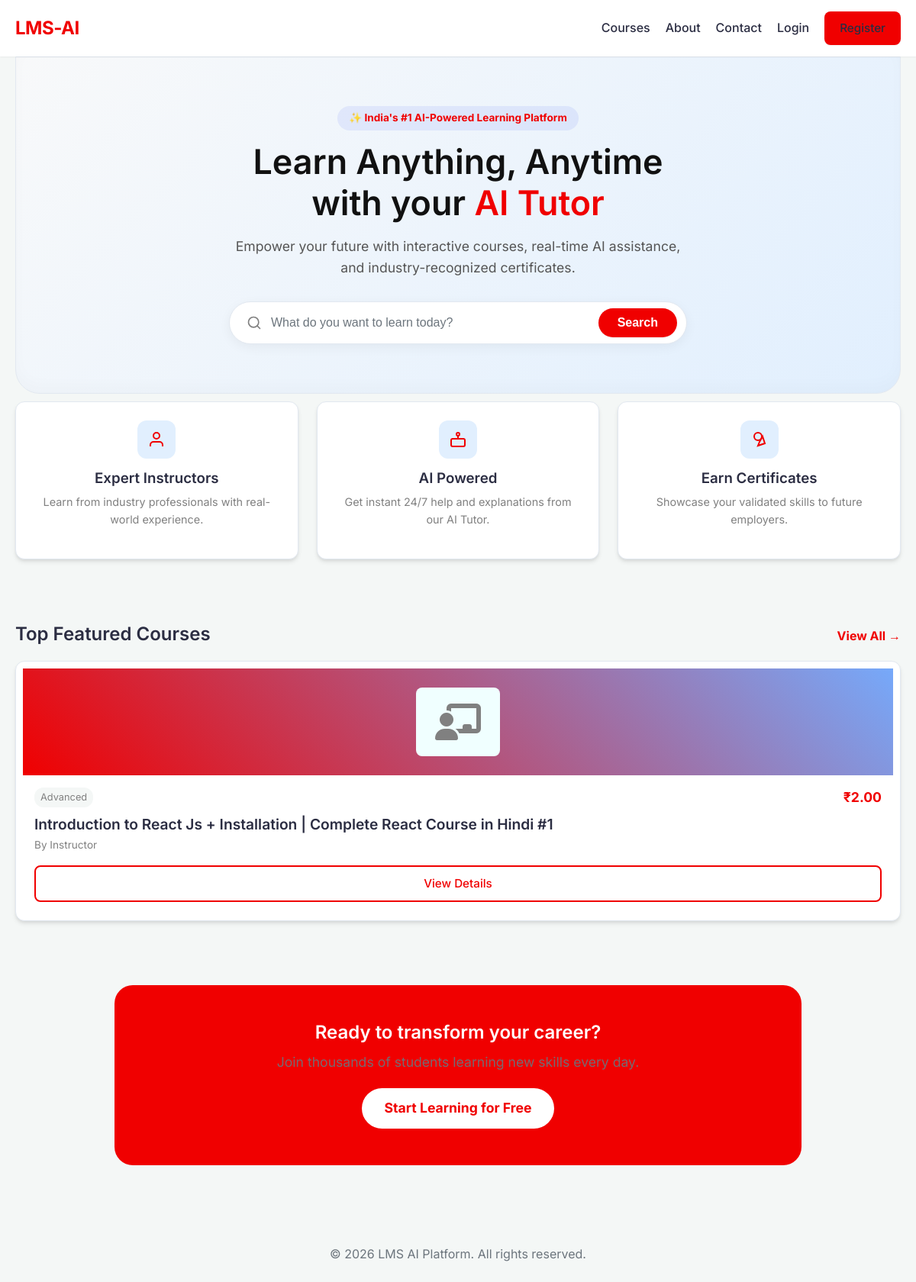
The page / on the database its author committed.
### tables this page shows
CREATE TABLE `courses` (
  `id` int(11) NOT NULL,
  `title` varchar(255) NOT NULL,
  `slug` varchar(255) NOT NULL,
  `description` text DEFAULT NULL,
  `price` decimal(10,2) DEFAULT 0.00,
  `difficulty` enum('Beginner','Intermediate','Advanced') DEFAULT 'Beginner',
  `image` varchar(255) DEFAULT 'default-course.jpg',
  `category_id` int(11) DEFAULT NULL,
  `instructor_id` int(11) DEFAULT NULL,
  `status` enum('Draft','Published') DEFAULT 'Draft',
  `created_at` timestamp NOT NULL DEFAULT current_timestamp(),
  `updated_at` timestamp NOT NULL DEFAULT current_timestamp() ON UPDATE current_timestamp()
);

CREATE TABLE `users` (
  `id` int(11) NOT NULL,
  `name` varchar(100) NOT NULL,
  `email` varchar(150) NOT NULL,
  `password` varchar(255) NOT NULL,
  `reset_token` varchar(100) DEFAULT NULL,
  `reset_token_expires` datetime DEFAULT NULL,
  `created_at` timestamp NOT NULL DEFAULT current_timestamp(),
  `updated_at` timestamp NOT NULL DEFAULT current_timestamp() ON UPDATE current_timestamp(),
  `reset_expires` datetime DEFAULT NULL
);

### includes/functions.php (called while the page is built, shortened)
<?php
function h($string)
{
    return htmlspecialchars($string ?? '', ENT_QUOTES, 'UTF-8');
}
function get_courses($pdo, $search = '', $category = '', $difficulty = '')
{
    $sql = "SELECT c.*, cat.name as category_name, u.name as instructor_name,
            (SELECT COUNT(*) FROM enrollments WHERE course_id = c.id) as enrollment_count
            FROM courses c
            LEFT JOIN categories cat ON c.category_id = cat.id
            LEFT JOIN users u ON c.instructor_id = u.id
            WHERE c.status = 'Published'";
    $params = [];
    $stmt = $pdo->prepare($sql);
    $stmt->execute($params);
    return $stmt->fetchAll();
}

### includes/auth.php (called while the page is built, shortened)
<?php
function is_logged_in()
{
    return isset($_SESSION['user_id']);
}

### index.php (the view, shortened to what this page needs)
<?php
require_once __DIR__ . '/config/app.php';
require_once __DIR__ . '/includes/header.php';
$courses = get_courses($pdo);
?>
<link rel="stylesheet" href="https://cdnjs.cloudflare.com/ajax/libs/font-awesome/6.4.0/css/all.min.css">
<section class="hero text-center">
    <span class="hero-badge">✨ India's #1 AI-Powered Learning Platform</span>
    <h1>Learn Anything, Anytime<br>with your <span style="color: var(--primary-color);">AI Tutor</span></h1>
    <p class="hero-subtitle">Empower your future with interactive courses, real-time AI assistance, and industry-recognized certificates.</p>
    <form action="courses.php" method="GET" class="search-form">
        <div class="search-input-wrapper">
            <input type="text" name="search" placeholder="What do you want to learn today?" class="search-input" value="<?= htmlspecialchars($_GET['search'] ?? '', ENT_QUOTES) ?>">
            <button type="submit" class="btn btn-primary search-btn">Search</button>
        </div>
    </form>
</section>
<section class="features" style="margin-top: -30px; position: relative; z-index: 10;">
    <div class="grid" style="grid-template-columns: repeat(auto-fit, minmax(250px, 1fr));">
        <div class="card text-center">
            <div class="feature-icon">
                <svg width="24" height="24" fill="none" stroke="currentColor" stroke-width="2" viewBox="0 0 24 24">
                    <path d="M20 21v-2a4 4 0 0 0-4-4H8a4 4 0 0 0-4 4v2"></path>
                    <circle cx="12" cy="7" r="4"></circle>
                </svg>
            </div>
            <h3>Expert Instructors</h3>
            <p style="color: gray; font-size: 0.9rem;">Learn from industry professionals with real-world experience.</p>
        </div>
        <div class="card text-center">
            <div class="feature-icon">
                <svg width="24" height="24" fill="none" stroke="currentColor" stroke-width="2" viewBox="0 0 24 24">
                    <rect x="3" y="11" width="18" height="10" rx="2"></rect>
                    <circle cx="12" cy="5" r="2"></circle>
                    <path d="M12 7v4"></path>
                    <line x1="8" y1="16" x2="8" y2="16"></line>
                    <line x1="16" y1="16" x2="16" y2="16"></line>
                </svg>
            </div>
            <h3>AI Powered</h3>
            <p style="color: gray; font-size: 0.9rem;">Get instant 24/7 help and explanations from our AI Tutor.</p>
        </div>
        <div class="card text-center">
            <div class="feature-icon">
                <svg width="24" height="24" fill="none" stroke="currentColor" stroke-width="2" viewBox="0 0 24 24">
                    <path d="M12 15l-2 5l9-3l-3-9z"></path>
                    <circle cx="10" cy="8" r="5"></circle>
                </svg>
            </div>
            <h3>Earn Certificates</h3>
            <p style="color: gray; font-size: 0.9rem;">Showcase your validated skills to future employers.</p>
        </div>
    </div>
</section>
<section class="featured-courses" style="margin-top: 4rem;">
    <div style="display: flex; justify-content: space-between; align-items: flex-end; margin-bottom: 20px;">
        <h2 style="margin: 0;">Top Featured Courses</h2>
        <a href="courses.php" style="color: var(--primary-color); font-weight: bold; text-decoration: none;">View All &rarr;</a>
    </div>
    <div class="grid">
        <?php if (empty($courses)): ?>
            <div style="grid-column: 1 / -1; text-align: center; padding: 40px; background: var(--bg-color); border-radius: var(--radius); color: gray;">
                No courses available right now. Instructors are cooking up something great!
            </div>
        <?php else: ?>
            <?php foreach (array_slice($courses, 0, 3) as $course): ?>
                <div class="card course-card">
                    <div class="course-thumb">
                        <i class='fas fa-chalkboard-teacher' style="font-size: 48px;/* color: var(--bg-color); */padding: 21px 25px;border-radius: 8px;color: gray;background: azure;"></i>
                    </div>
                    <div style="display: flex; justify-content: space-between; align-items: center; margin-bottom: 10px;">
                        <span style="font-size: 0.8rem; background: var(--bg-color); padding: 3px 8px; border-radius: 12px; color: gray;">
                            <?= h($course['difficulty'] ?? 'Beginner') ?>
                        </span>
                        <strong style="color: var(--primary-color); font-size: 1.1rem;">
                            <?= $course['price'] > 0 ? '₹' . h($course['price']) : 'Free' ?>
                        </strong>
                    </div>
                    <h3 style="margin-bottom: 5px; font-size: 1.2rem;"><?= h($course['title']) ?></h3>
                    <p style="font-size: 0.85rem; color: gray; margin-bottom: 15px;">By <?= h($course['instructor_name']) ?></p>
                    <div style="margin-top: auto;">
                        <a href="course-details.php?slug=<?= h($course['slug']) ?>" class="btn btn-outline btn-block text-center">View Details</a>
                    </div>
                </div>
            <?php endforeach; ?>
        <?php endif; ?>
    </div>
</section>
<?php if (!is_logged_in()): ?>
    <section class="cta-section">
        <h2>Ready to transform your career?</h2>
        <p>Join thousands of students learning new skills every day.</p>
        <a href="register.php" class="btn" style="background: white; color: var(--primary-color); font-size: 1.1rem; padding: 12px 30px; border-radius: 30px; font-weight: bold;">Start Learning for Free</a>
    </section>
<?php endif; ?>
<?php require_once __DIR__ . '/includes/footer.php'; ?>

### css/style.css (style rules this page uses)
:root { --primary-color: #4361ee; --primary-hover: #3a56d4; --secondary-color: #ffffff; --bg-color: #f4f7f6; --text-main: #2b2d42; --text-muted: #6c757d; --border-color: #e2e8f0; --success: #10b981; --danger: #ef4444; --warning: #f59e0b; --shadow-sm: 0 1px 2px 0 rgba(0, 0, 0, 0.05); --shadow-md: 0 4px 6px -1px rgba(0, 0, 0, 0.1), 0 2px 4px -1px rgba(0, 0, 0, 0.06); --shadow-lg: 0 10px 15px -3px rgba(0, 0, 0, 0.1), 0 4px 6px -2px rgba(0, 0, 0, 0.05); --radius: 8px; --radius-lg: 12px; --transition: all 0.3s ease; }
* { box-sizing: border-box; margin: 0; padding: 0; }
body { font-family: 'Inter', sans-serif; background-color: var(--bg-color); color: var(--text-main); line-height: 1.6; font-size: 16px; transition: var(--transition); }
a { text-decoration: none; color: var(--primary-color); transition: var(--transition); }
h1, h2, h3, h4, h5, h6 { font-weight: 600; line-height: 1.2; margin-bottom: 0.5rem; color: var(--text-main); }
p { margin-bottom: 1rem; color: var(--text-muted); }
.text-center { text-align: center; }
.btn { padding: 10px 20px; border: none; border-radius: var(--radius); cursor: pointer; display: inline-block; font-weight: 500; text-align: center; transition: var(--transition); font-size: 0.95rem; }
.btn-primary { background: var(--primary-color); color: #fff; box-shadow: var(--shadow-sm); }
.btn-outline { border: 2px solid var(--primary-color); color: var(--primary-color); background: transparent; }
.btn-block { display: block; width: 100%; }
.card { background: var(--secondary-color); padding: 24px; border-radius: var(--radius-lg); box-shadow: var(--shadow-md); margin-bottom: 20px; border: 1px solid var(--border-color); transition: var(--transition); }
.grid { display: grid; grid-template-columns: repeat(auto-fit, minmax(300px, 1fr)); gap: 24px; }
.course-card { display: flex; flex-direction: column; }
.hero { padding: 80px 20px; background: linear-gradient(135deg, var(--secondary-color) 0%, var(--bg-color) 100%); border-radius: var(--radius-lg); margin-bottom: 40px; box-shadow: var(--shadow-sm); border: 1px solid var(--border-color); }
.hero h1 { font-size: 2.5rem; margin-bottom: 15px; }
.search-form { display: flex; justify-content: center; margin-top: 30px; width: 100%; }
.search-input-wrapper { position: relative; display: flex; align-items: center; width: 100%; max-width: 600px; background: var(--secondary-color); border: 1px solid var(--border-color); border-radius: 50px; padding: 6px 6px 6px 20px; box-shadow: var(--shadow-md); transition: var(--transition); }
.search-icon { color: var(--text-muted); margin-right: 12px; }
.search-input { flex: 1; border: none !important; background: transparent !important; padding: 10px 0 !important; font-size: 1.05rem; color: var(--text-main); box-shadow: none !important; outline: none !important; }
.search-input::placeholder { color: var(--text-muted); }
.search-btn { border-radius: 50px; padding: 10px 30px; font-weight: 600; }

### rows shown on the page
courses: difficulty "Advanced", price "2.00", title "Introduction to React Js + Installation | Complete React Course in Hindi #1", instructor.name "Instructor"
